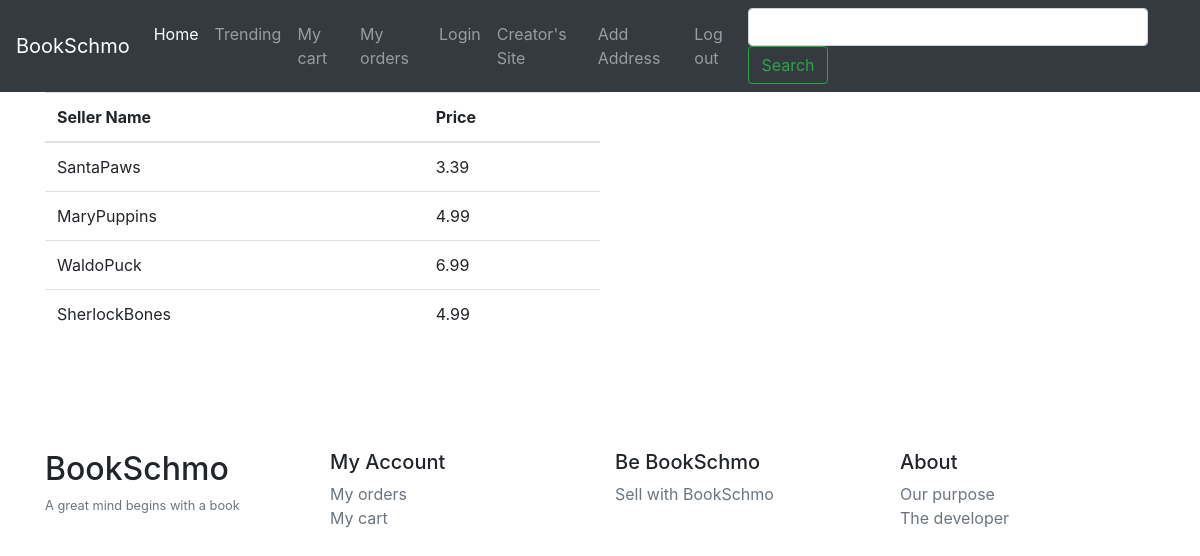
The page /usersAccount/sellerslist.php?isbn=2131131109874 (signed in) on the database its author committed.
### tables this page shows
CREATE TABLE `listings` (
  `id` int(6) NOT NULL,
  `booksID` varchar(13) NOT NULL,
  `sellerID` int(6) DEFAULT NULL,
  `price` float NOT NULL,
  `onSale` bit(1) NOT NULL DEFAULT b'1',
  `createdAt` datetime NOT NULL DEFAULT CURRENT_TIMESTAMP
);

CREATE TABLE `accounts` (
  `id` int(6) NOT NULL,
  `firstName` varchar(255) NOT NULL,
  `lastName` varchar(255) NOT NULL,
  `email` varchar(255) NOT NULL,
  `dateOfBirth` date DEFAULT NULL,
  `hashPassword` varchar(255) NOT NULL,
  `accountType` varchar(255) NOT NULL,
  `createdAt` datetime NOT NULL DEFAULT CURRENT_TIMESTAMP
);

### usersAccount/sellerslist.php (the view, shortened to what this page needs)
<?php
	include "includes/header.php";
	$isbn = $_GET['isbn'];
	$sql = "SELECT isbn,author,title,description,genre,imageName, price, sellerID, firstName, lastName
		FROM books
		LEFT JOIN listings ON listings.booksID = books.isbn
		LEFT JOIN accounts ON accounts.id = listings.sellerID
		WHERE isbn = $isbn AND onSale = 1";
	$result = mysqli_query($conn,$sql);
	$numRows = mysqli_num_rows($result);
?>
	<div class="container">
		<table class="table table-hover w-50">
			<thead>
				<tr>
					<th scope="col">Seller Name</th>
					<th scope="col">Price</th>
				</tr>
			</thead>
			<tbody>
			<?php
			if($numRows > 0){
				while ($row = mysqli_fetch_assoc($result)){
					$firstName = $row['firstName'];
					$lastName = $row['lastName'];
					$price = $row['price'];
			?>
			<tr>
				<td scope="row"><?php echo $firstName.$lastName;?></td>
				<td><?php echo $price;?></td>
			</tr>
			<?php
				}
			}
			?>
			</tbody>
		</table>
	</div>
<?php
	include "includes/footer.php"
?>

### usersAccount/includes/header.php (shortened to what this page needs)
<!DOCTYPE html>
<html>
<head>
	<link rel="stylesheet" href="https://maxcdn.bootstrapcdn.com/bootstrap/4.1.0/css/bootstrap.min.css">
	<link rel="stylesheet" href="includes/css/bootstrap.css">
	<link rel="stylesheet" href="includes/css/bootstrap.min.css">
	<link rel="stylesheet" href="includes/css/bootstrap-grid.min.css">
	<link rel="stylesheet" href="includes/css/bootstrap-reboot.css">
	<link rel="stylesheet" href="includes/css/bootstrap-reboot.min.css">
	<link rel="stylesheet" href="includes/css/bootstrap-grid.min.css">
	<link rel="stylesheet" href="main.css">
</head>
<body>
	<nav class="navbar navbar-expand-lg navbar-dark bg-dark">
		<a class="navbar-brand" href="#">BookSchmo</a>
		<div class="collapse navbar-collapse" id="navbarText">
			<ul class="navbar-nav mr-auto">
				<li class="nav-item active">
					<a class="nav-link" href="index.php">Home <span class="sr-only">(current)</span></a>
				</li>
			<li class="nav-item">
				<a class="nav-link" href="trending.php">Trending</a>
			</li>
			<li class="nav-item">
				<a class="nav-link" href="mycart.php">My cart</a>
			</li>
			<li class="nav-item">
				<a class="nav-link" href="myorders.php">My orders</a>
			</li>
			<li class="nav-item">
				<a class="nav-link" href="login.php">Login</a>
			</li>
			<li class="nav-item">
				<a class="nav-link" href="../creatorsAccount/creatorsIndex.php">Creator's Site</a>
			</li>
			<li class="nav-item">
				<a class="nav-link" href="addAddress.php">Add Address</a>
			</li>
			<li class="nav-item">
				<a class="nav-link" href="../logout.php">Log out</a>
			</li>
			</ul>
			<form class="form-inline" action="search.php" method="POST">
				<input class="form-control mr-sm-2" style="width:400px" name = "search" type="Search"> </input>
				<button class="btn btn-outline-success my-2 my-sm-0 type="submit">Search </a>
			</form>
		</div>
	</nav>

### usersAccount/includes/footer.php
<br><br>
<footer class="container py-5">
  <div class="row">
    <div class="col-12 col-md">
	  <h2 class="display-6">BookSchmo</h2>
	  <small class="d-block mb-3 text-muted">A great mind begins with a book</small>
    </div>
    <div class="col-6 col-md">
      <h5>My Account</h5>
      <ul class="list-unstyled text-small">
        <li><a class="text-muted" href="#">My orders</a></li>
        <li><a class="text-muted" href="#">My cart</a></li>
      </ul>
    </div>
    <div class="col-6 col-md">
      <h5>Be BookSchmo</h5>
      <ul class="list-unstyled text-small">
        <li><a class="text-muted" href="#">Sell with BookSchmo</a></li>
      </ul>
    </div>
    <div class="col-6 col-md">
      <h5>About</h5>
      <ul class="list-unstyled text-small">
        <li><a class="text-muted" href="#">Our purpose</a></li>
        <li><a class="text-muted" href="#">The developer</a></li>
      </ul>
    </div>
  </div>
</footer>
</body>
</html>

### rows shown on the page
listings: sellerID.firstName "Santa", sellerID.lastName "Paws", price "3.39"
listings: sellerID.firstName "Mary", sellerID.lastName "Puppins", price "4.99"
listings: sellerID.firstName "Waldo", sellerID.lastName "Puck", price "6.99"
listings: sellerID.firstName "Sherlock", sellerID.lastName "Bones", price "4.99"
